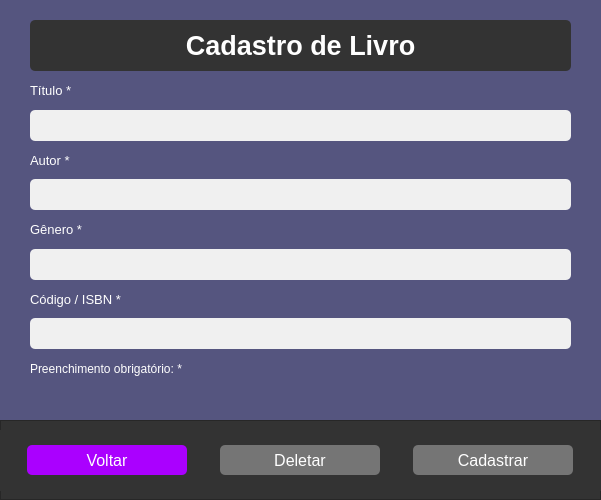
<?xml version="1.0" encoding="UTF-8"?>
<ui version="4.0">
 <class>MainWindow</class>
 <widget class="QMainWindow" name="MainWindow">
  <property name="geometry">
   <rect>
    <x>0</x>
    <y>0</y>
    <width>601</width>
    <height>500</height>
   </rect>
  </property>
  <property name="windowTitle">
   <string>Cadastro de Livro</string>
  </property>
  <property name="styleSheet">
   <string notr="true">background-color: rgb(85, 85, 127);</string>
  </property>
  <widget class="QWidget" name="centralwidget">
   <widget class="QWidget" name="verticalLayoutWidget">
    <property name="geometry">
     <rect>
      <x>30</x>
      <y>20</y>
      <width>541</width>
      <height>381</height>
     </rect>
    </property>
    <layout class="QVBoxLayout" name="verticalLayout">
     <item>
      <widget class="QLabel" name="label_5">
       <property name="font">
        <font>
         <pointsize>20</pointsize>
         <weight>75</weight>
         <bold>true</bold>
        </font>
       </property>
       <property name="styleSheet">
        <string notr="true">color: white; background-color: #333333; padding: 10px; border-radius: 5px;</string>
       </property>
       <property name="text">
        <string>Cadastro de Livro</string>
       </property>
       <property name="alignment">
        <set>Qt::AlignCenter</set>
       </property>
      </widget>
     </item>
     <item>
      <widget class="QLabel" name="label_2">
       <property name="font">
        <font>
         <pointsize>10</pointsize>
         <weight>50</weight>
         <bold>false</bold>
        </font>
       </property>
       <property name="styleSheet">
        <string notr="true">color: rgb(255, 255, 255);</string>
       </property>
       <property name="text">
        <string>Título *</string>
       </property>
      </widget>
     </item>
     <item>
      <widget class="QLineEdit" name="titulo">
       <property name="font">
        <font>
         <pointsize>12</pointsize>
        </font>
       </property>
       <property name="styleSheet">
        <string notr="true">border-radius: 5px; padding: 5px; background-color: #f0f0f0;</string>
       </property>
      </widget>
     </item>
     <item>
      <widget class="QLabel" name="label">
       <property name="font">
        <font>
         <pointsize>10</pointsize>
         <weight>50</weight>
         <bold>false</bold>
        </font>
       </property>
       <property name="styleSheet">
        <string notr="true">color: rgb(255, 255, 255);</string>
       </property>
       <property name="text">
        <string>Autor *</string>
       </property>
      </widget>
     </item>
     <item>
      <widget class="QLineEdit" name="autor">
       <property name="font">
        <font>
         <pointsize>12</pointsize>
        </font>
       </property>
       <property name="styleSheet">
        <string notr="true">border-radius: 5px; padding: 5px; background-color: #f0f0f0;</string>
       </property>
      </widget>
     </item>
     <item>
      <widget class="QLabel" name="label_3">
       <property name="font">
        <font>
         <pointsize>10</pointsize>
         <weight>50</weight>
         <bold>false</bold>
        </font>
       </property>
       <property name="styleSheet">
        <string notr="true">color: rgb(255, 255, 255);</string>
       </property>
       <property name="text">
        <string>Gênero *</string>
       </property>
      </widget>
     </item>
     <item>
      <widget class="QLineEdit" name="genero">
       <property name="font">
        <font>
         <pointsize>12</pointsize>
        </font>
       </property>
       <property name="styleSheet">
        <string notr="true">border-radius: 5px; padding: 5px; background-color: #f0f0f0;</string>
       </property>
      </widget>
     </item>
     <item>
      <widget class="QLabel" name="label_4">
       <property name="font">
        <font>
         <pointsize>10</pointsize>
         <weight>50</weight>
         <bold>false</bold>
        </font>
       </property>
       <property name="styleSheet">
        <string notr="true">color: rgb(255, 255, 255);</string>
       </property>
       <property name="text">
        <string>Código / ISBN *</string>
       </property>
      </widget>
     </item>
     <item>
      <widget class="QLineEdit" name="codigo">
       <property name="font">
        <font>
         <pointsize>12</pointsize>
        </font>
       </property>
       <property name="styleSheet">
        <string notr="true">border-radius: 5px; padding: 5px; background-color: #f0f0f0;</string>
       </property>
      </widget>
     </item>
     <item>
      <widget class="QLabel" name="label_6">
       <property name="styleSheet">
        <string notr="true">color: rgb(255, 255, 255);</string>
       </property>
       <property name="text">
        <string>Preenchimento obrigatório: *</string>
       </property>
      </widget>
     </item>
     <item>
      <widget class="QLabel" name="label_error">
       <property name="maximumSize">
        <size>
         <width>16777215</width>
         <height>13</height>
        </size>
       </property>
       <property name="text">
        <string/>
       </property>
      </widget>
     </item>
    </layout>
   </widget>
   <widget class="QFrame" name="frame">
    <property name="geometry">
     <rect>
      <x>0</x>
      <y>420</y>
      <width>601</width>
      <height>80</height>
     </rect>
    </property>
    <property name="styleSheet">
     <string notr="true"> background-color: #333333;</string>
    </property>
    <property name="frameShape">
     <enum>QFrame::StyledPanel</enum>
    </property>
    <property name="frameShadow">
     <enum>QFrame::Raised</enum>
    </property>
    <widget class="QWidget" name="horizontalLayoutWidget">
     <property name="geometry">
      <rect>
       <x>0</x>
       <y>10</y>
       <width>601</width>
       <height>61</height>
      </rect>
     </property>
     <layout class="QHBoxLayout" name="horizontalLayout">
      <item>
       <widget class="QPushButton" name="botao_voltar">
        <property name="maximumSize">
         <size>
          <width>160</width>
          <height>30</height>
         </size>
        </property>
        <property name="font">
         <font>
          <pointsize>12</pointsize>
         </font>
        </property>
        <property name="styleSheet">
         <string notr="true">color: white; border-radius: 5px;
background-color: rgb(170, 0, 255);</string>
        </property>
        <property name="text">
         <string>Voltar</string>
        </property>
       </widget>
      </item>
      <item>
       <widget class="QPushButton" name="botao_deletar">
        <property name="maximumSize">
         <size>
          <width>160</width>
          <height>30</height>
         </size>
        </property>
        <property name="font">
         <font>
          <pointsize>12</pointsize>
         </font>
        </property>
        <property name="styleSheet">
         <string notr="true">color: white; border-radius: 5px;
background-color: rgb(117, 117, 117);</string>
        </property>
        <property name="text">
         <string>Deletar</string>
        </property>
       </widget>
      </item>
      <item>
       <widget class="QPushButton" name="botao_cadastrar">
        <property name="maximumSize">
         <size>
          <width>160</width>
          <height>30</height>
         </size>
        </property>
        <property name="font">
         <font>
          <pointsize>12</pointsize>
         </font>
        </property>
        <property name="styleSheet">
         <string notr="true">color: white; border-radius: 5px;
background-color: rgb(117, 117, 117);</string>
        </property>
        <property name="text">
         <string>Cadastrar</string>
        </property>
       </widget>
      </item>
     </layout>
    </widget>
   </widget>
   <zorder>frame</zorder>
   <zorder>verticalLayoutWidget</zorder>
  </widget>
  <action name="actionCadastra">
   <property name="text">
    <string>Cadastrar</string>
   </property>
  </action>
  <action name="actionListar">
   <property name="text">
    <string>Listar</string>
   </property>
  </action>
 </widget>
 <resources/>
 <connections/>
</ui>
